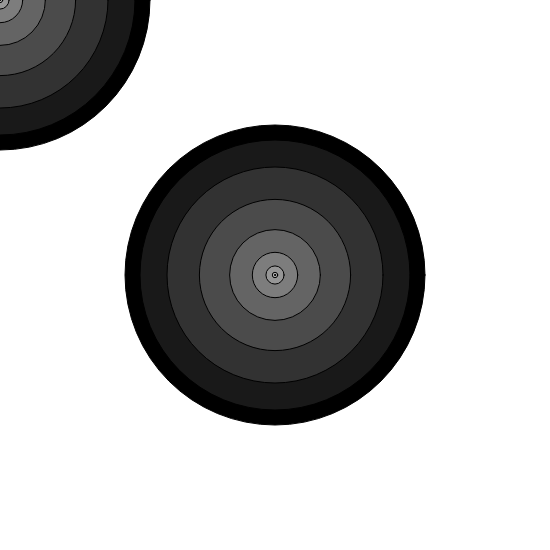
Frame 1 (no input)
Frame 60 (no input): identical to frame 1, image omitted
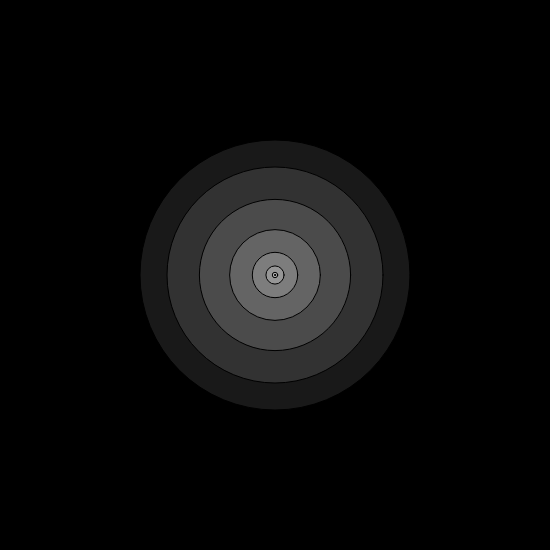
Frame 120 (the mouse pressed at the canvas centre since frame 60)

The p5.js sketch that drew these frames (run headless with seeded random() and noise() and a simulated clock; from frame 60 on, the mouse is pressed at the canvas centre):

// p5.js sketch
// ── sketch.js
var targetX;
var targetY;

var backgroundColor;



function setup(){
	createCanvas(550,550);
	targetX=width/2;
	targetY=height/2;
}


function draw(){
	backgroundColor=calcDistance(targetX,targetY,mouseX,mouseY)
	
	background(backgroundColor);
	drawTarget(targetX,targetY,200,10)
	drawTarget(mouseX,mouseY,100,20)

}
	

function calcDistance(x1,y1,x2,y2){
	var diffX=x1-x2;
	var diffY=y1-y2;
	var distance=Math.sqrt(diffX*diffX+diffY*diffY);
	return distance;
}


function drawTarget(x,y,circleSize,numberOfCircles){
	circleSize=300;
	var numberOfCircles=10;
	for (var i=0;i < numberOfCircles; i++){
		var segment=i/numberOfCircles;
		fill(segment*250);
		circleSize=circleSize-segment*circleSize;
		ellipse(x,y,circleSize,circleSize)
	}
}	
	
		
